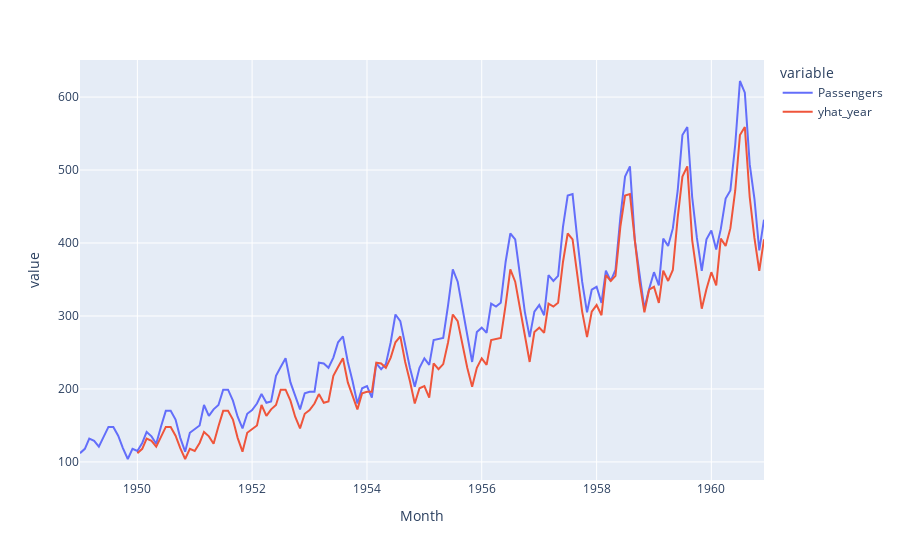

The cell this chart's notebook holds for it:
### Code cell
px.line(df, x = 'Month', y = ['Passengers','yhat_year'])

### Figure 1 — Plotly figure (JSON) as saved in the notebook; plotly's stock layout.template omitted (floating-point values rounded to 4 significant figures; data arrays with more than 128 entries replaced by an {"elided": "..."} marker saying what was removed)
{"data": [{"hovertemplate": "variable=Passengers<br>Month=%{x}<br>value=%{y}<extra></extra>", "legendgroup": "Passengers", "line": {"color": "#636efa", "dash": "solid"}, "marker": {"symbol": "circle"}, "mode": "lines", "name": "Passengers", "orientation": "v", "showlegend": true, "type": "scatter", "x": {"elided": "144 str values"}, "xaxis": "x", "y": {"elided": "144 int values"}, "yaxis": "y"}, {"hovertemplate": "variable=yhat_year<br>Month=%{x}<br>value=%{y}<extra></extra>", "legendgroup": "yhat_year", "line": {"color": "#EF553B", "dash": "solid"}, "marker": {"symbol": "circle"}, "mode": "lines", "name": "yhat_year", "orientation": "v", "showlegend": true, "type": "scatter", "x": {"elided": "144 str values"}, "xaxis": "x", "y": {"elided": "144 int values"}, "yaxis": "y"}], "layout": {"legend": {"title": {"text": "variable"}, "tracegroupgap": 0}, "margin": {"t": 60}, "xaxis": {"anchor": "y", "domain": [0, 1], "title": {"text": "Month"}}, "yaxis": {"anchor": "x", "domain": [0, 1], "title": {"text": "value"}}}}
